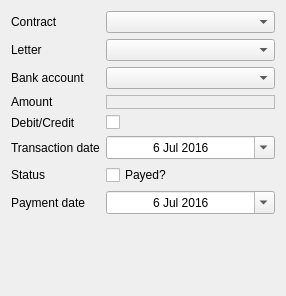
<?xml version="1.0" encoding="UTF-8"?>
<ui version="4.0">
 <class>TransactionFormInsert</class>
 <widget class="QWidget" name="TransactionFormInsert">
  <property name="geometry">
   <rect>
    <x>0</x>
    <y>0</y>
    <width>286</width>
    <height>296</height>
   </rect>
  </property>
  <property name="windowTitle">
   <string>Form</string>
  </property>
  <layout class="QFormLayout" name="formLayout">
   <item row="0" column="0">
    <widget class="QLabel" name="contractLabel">
     <property name="text">
      <string>Contract</string>
     </property>
    </widget>
   </item>
   <item row="0" column="1">
    <widget class="MyComboBox" name="contractComboBox"/>
   </item>
   <item row="1" column="0">
    <widget class="QLabel" name="letterLabel">
     <property name="text">
      <string>Letter</string>
     </property>
    </widget>
   </item>
   <item row="1" column="1">
    <widget class="MyComboBox" name="letterComboBox"/>
   </item>
   <item row="2" column="0">
    <widget class="QLabel" name="accountLabel">
     <property name="text">
      <string>Bank account</string>
     </property>
    </widget>
   </item>
   <item row="2" column="1">
    <widget class="MyComboBox" name="accountComboBox"/>
   </item>
   <item row="3" column="0">
    <widget class="QLabel" name="amountLabel">
     <property name="text">
      <string>Amount</string>
     </property>
    </widget>
   </item>
   <item row="4" column="0">
    <widget class="QLabel" name="debitLabel">
     <property name="text">
      <string>Debit/Credit</string>
     </property>
    </widget>
   </item>
   <item row="4" column="1">
    <widget class="QCheckBox" name="debitCheckBox"/>
   </item>
   <item row="5" column="0">
    <widget class="QLabel" name="transactionDateLabel">
     <property name="text">
      <string>Transaction date</string>
     </property>
    </widget>
   </item>
   <item row="5" column="1">
    <widget class="QDateEdit" name="transactionDateEdit">
     <property name="enabled">
      <bool>true</bool>
     </property>
     <property name="wrapping">
      <bool>false</bool>
     </property>
     <property name="frame">
      <bool>true</bool>
     </property>
     <property name="alignment">
      <set>Qt::AlignCenter</set>
     </property>
     <property name="dateTime">
      <datetime>
       <hour>0</hour>
       <minute>0</minute>
       <second>0</second>
       <year>2016</year>
       <month>7</month>
       <day>6</day>
      </datetime>
     </property>
     <property name="calendarPopup">
      <bool>true</bool>
     </property>
     <property name="date">
      <date>
       <year>2016</year>
       <month>7</month>
       <day>6</day>
      </date>
     </property>
    </widget>
   </item>
   <item row="6" column="0">
    <widget class="QLabel" name="paymentStateLabel">
     <property name="text">
      <string>Status</string>
     </property>
    </widget>
   </item>
   <item row="6" column="1">
    <widget class="QCheckBox" name="paymentStateCheckBox">
     <property name="text">
      <string>Payed?</string>
     </property>
    </widget>
   </item>
   <item row="7" column="0">
    <widget class="QLabel" name="paymentDateLabel">
     <property name="text">
      <string>Payment date</string>
     </property>
    </widget>
   </item>
   <item row="7" column="1">
    <widget class="QDateEdit" name="paymentDateEdit">
     <property name="enabled">
      <bool>true</bool>
     </property>
     <property name="wrapping">
      <bool>false</bool>
     </property>
     <property name="frame">
      <bool>true</bool>
     </property>
     <property name="alignment">
      <set>Qt::AlignCenter</set>
     </property>
     <property name="dateTime">
      <datetime>
       <hour>0</hour>
       <minute>0</minute>
       <second>0</second>
       <year>2016</year>
       <month>7</month>
       <day>6</day>
      </datetime>
     </property>
     <property name="calendarPopup">
      <bool>true</bool>
     </property>
     <property name="date">
      <date>
       <year>2016</year>
       <month>7</month>
       <day>6</day>
      </date>
     </property>
    </widget>
   </item>
   <item row="3" column="1">
    <widget class="MyCurrencyBox" name="amountCurrencyEdit">
     <property name="frameShape">
      <enum>QFrame::StyledPanel</enum>
     </property>
     <property name="frameShadow">
      <enum>QFrame::Raised</enum>
     </property>
    </widget>
   </item>
  </layout>
 </widget>
 <customwidgets>
  <customwidget>
   <class>MyComboBox</class>
   <extends>QComboBox</extends>
   <header>MyQtness.myWidgets.h</header>
  </customwidget>
  <customwidget>
   <class>MyCurrencyBox</class>
   <extends>QFrame</extends>
   <header>MyQtness.myWidgets.h</header>
   <container>1</container>
  </customwidget>
 </customwidgets>
 <resources/>
 <connections/>
</ui>
